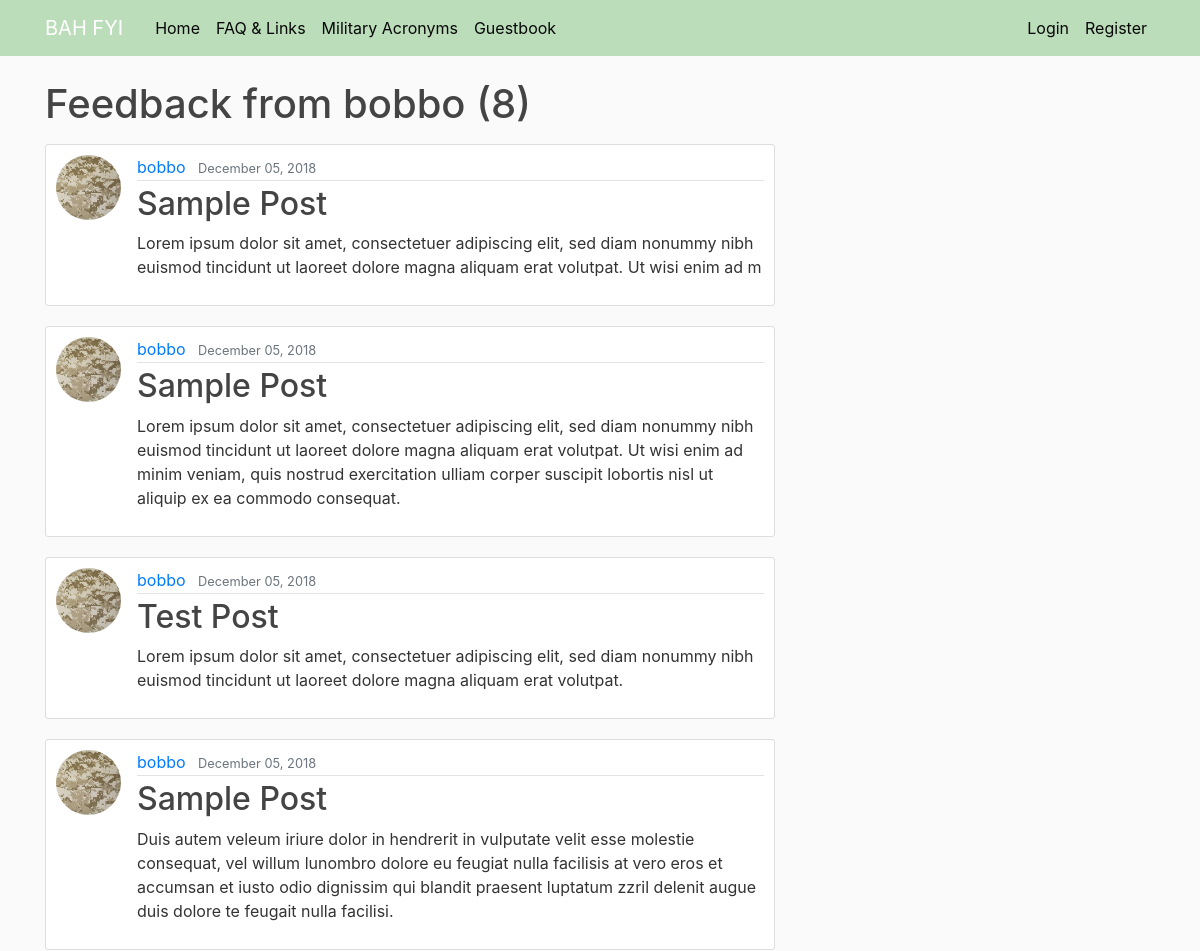
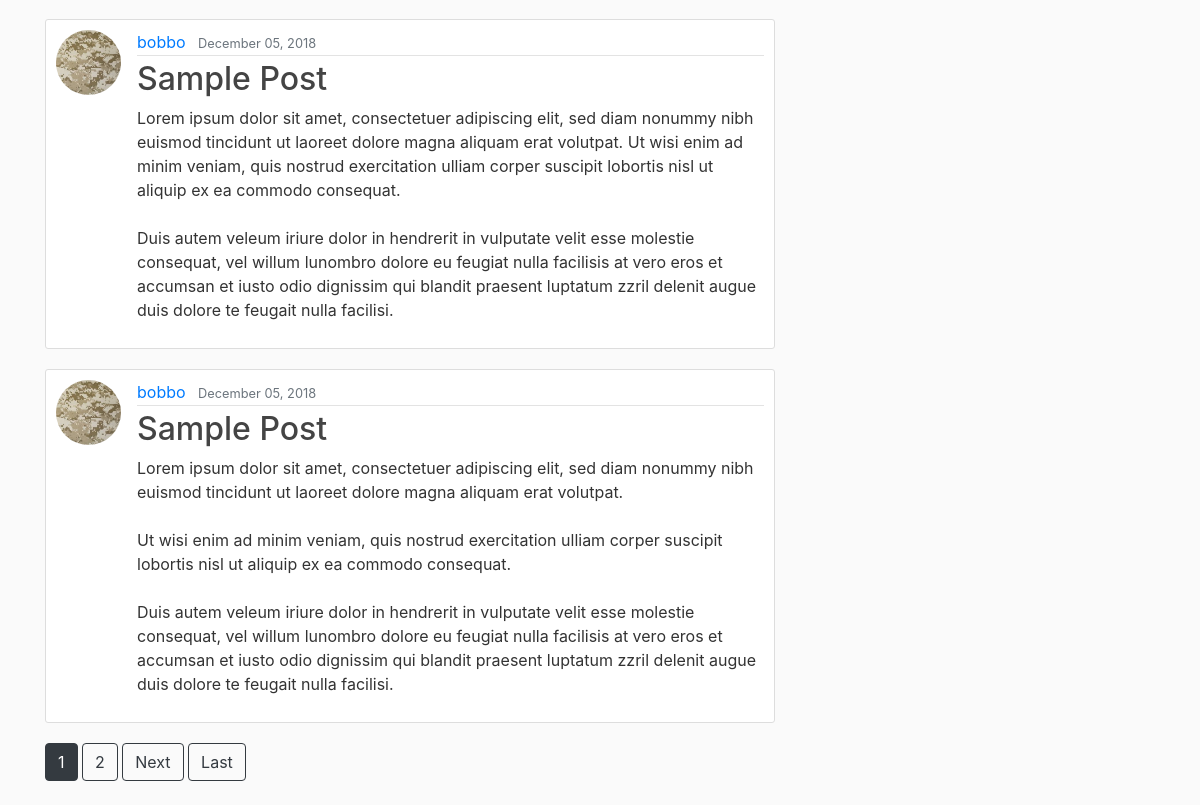
Screenshot of /user/bobbo with the database file from the repository (2 pictures, top to bottom).
### blog/models.py (models this page shows, shortened)
class Post(models.Model):
	title = models.CharField(max_length=100)
	content = models.TextField()
	date_posted = models.DateTimeField(default=timezone.now)
	author = models.ForeignKey(User, on_delete=models.CASCADE)

### users/models.py (models this page shows, shortened)
class Profile(models.Model):
    user = models.OneToOneField(User, on_delete=models.CASCADE)
    image = models.ImageField(default='default.jpg', upload_to='profile_pics')

### blog/views.py (the view)
# urls.py: path('user/<str:username>', UserPostListView.as_view(), name='user-posts'),
class UserPostListView(ListView):
    model = Post
    template_name = 'blog/user_posts.html'  # <app>/<model>_<viewtype>.html
    context_object_name = 'posts'
    paginate_by = 6
    def get_queryset(self):
        user = get_object_or_404(User, username=self.kwargs.get('username'))
        return Post.objects.filter(author=user).order_by('-date_posted')

### blog/Templates/Blog/user_posts.html (shortened to what this page needs)
{% extends "blog/base.html" %}
{% block content %}
    <h1 class="mb-3">Feedback from {{ view.kwargs.username }} ({{ page_obj.paginator.count }})</h1>
    {% for post in posts %}
        <article class="media content-section">
          <img class="rounded-circle article-img" src="{{ post.author.profile.image.url }}">
          <div class="media-body">
            <div class="article-metadata">
              <a class="mr-2" href="{% url 'user-posts' post.author.username %}">{{ post.author }}</a>
              <small class="text-muted">{{ post.date_posted|date:"F d, Y" }}</small>
            </div>
            <h2><a class="article-title" href="{% url 'post-detail' post.id %}">{{ post.title }}</a></h2>
            <p class="article-content">{{ post.content }}</p>
          </div>
        </article>
    {% endfor %}
    {% if is_paginated %}
      {% for num in page_obj.paginator.page_range %}
        {% if page_obj.number == num %}
          <a class="btn btn-dark mb-4" href="?page={{ num }}">{{ num }}</a>
        {% elif num > page_obj.number|add:'-3' and num < page_obj.number|add:'3' %}
          <a class="btn btn-outline-dark mb-4" href="?page={{ num }}">{{ num }}</a>
        {% endif %}
      {% endfor %}
      {% if page_obj.has_next %}
        <a class="btn btn-outline-dark mb-4" href="?page={{ page_obj.next_page_number }}">Next</a>
        <a class="btn btn-outline-dark mb-4" href="?page={{ page_obj.paginator.num_pages }}">Last</a>
      {% endif %}
    {% endif %}
{% endblock content %}

### blog/static/blog/main.css (style rules this page uses)
body { background: #fafafa; color: #333333; margin-top: 5rem; }
h1, h2, h3, h4, h5, h6 { color: #444444; }
.content-section { background: #ffffff; padding: 10px 10px; border: 1px solid #dddddd; border-radius: 3px; margin-bottom: 20px; }
.article-title { color: #444444; }
.article-content { white-space: pre-line; }
.article-img { height: 65px; width: 65px; margin-right: 16px; }
.article-metadata { padding-bottom: 1px; margin-bottom: 4px; border-bottom: 1px solid #e3e3e3 }

### rows the page displays
Post: author.profile.image (placeholder picture), author "bobbo", date_posted "December 05, 2018", title "Sample Post", content "Lorem ipsum dolor sit amet, consectetuer adipiscing elit, sed diam nonummy nibh euismod tincidunt ut laoreet dolore magna aliquam erat volutpat. Ut wisi enim ad m"
Post: author.profile.image (placeholder picture), author "bobbo", date_posted "December 05, 2018", title "Sample Post", content "Lorem ipsum dolor sit amet, consectetuer adipiscing elit, sed diam nonummy nibh euismod tincidunt ut laoreet dolore magna aliquam erat volutpat. Ut wisi enim ad minim veniam, quis nostrud exercitation ulliam corper suscipit lobortis nisl ut aliquip ex ea commodo consequat."
Post: author.profile.image (placeholder picture), author "bobbo", date_posted "December 05, 2018", title "Test Post", content "Lorem ipsum dolor sit amet, consectetuer adipiscing elit, sed diam nonummy nibh euismod tincidunt ut laoreet dolore magna aliquam erat volutpat."
Post: author.profile.image (placeholder picture), author "bobbo", date_posted "December 05, 2018", title "Sample Post", content "Duis autem veleum iriure dolor in hendrerit in vulputate velit esse molestie consequat, vel willum lunombro dolore eu feugiat nulla facilisis at vero eros et accumsan et iusto odio dignissim qui blandit praesent luptatum zzril delenit augue duis dolore te feugait nulla facilisi."
Post: author.profile.image (placeholder picture), author "bobbo", date_posted "December 05, 2018", title "Sample Post", content "Lorem ipsum dolor sit amet, consectetuer adipiscing elit, sed diam nonummy nibh euismod tincidunt ut laoreet dolore magna aliquam erat volutpat. Ut wisi enim ad minim veniam, quis nostrud exercitation ulliam corper suscipit lobortis nisl ut aliquip ex ea commodo consequat. Duis autem veleum iriure dolor in hendrerit in vulputate velit esse molestie consequat, vel willum lunombro dolore eu feugiat nulla facilisis at vero eros et accumsan et iusto odio dignissim qui blandit praesent luptatum zzril delenit augue duis dolore te feugait nulla facilisi."
Post: author.profile.image (placeholder picture), author "bobbo", date_posted "December 05, 2018", title "Sample Post", content "Lorem ipsum dolor sit amet, consectetuer adipiscing elit, sed diam nonummy nibh euismod tincidunt ut laoreet dolore magna aliquam erat volutpat. Ut wisi enim ad minim veniam, quis nostrud exercitation ulliam corper suscipit lobortis nisl ut aliquip ex ea commodo consequat. Duis autem veleum iriure dolor in hendrerit in vulputate velit esse molestie consequat, vel willum lunombro dolore eu feugiat nulla facilisis at vero eros et accumsan et iusto odio dignissim qui blandit praesent luptatum zzril delenit augue duis dolore te feugait nulla facilisi."

### other values shown
{{ view.kwargs.username }} "bobbo"
{{ page_obj.paginator.count }} "8"
{{ num }} "1"
{{ num }} "2"
